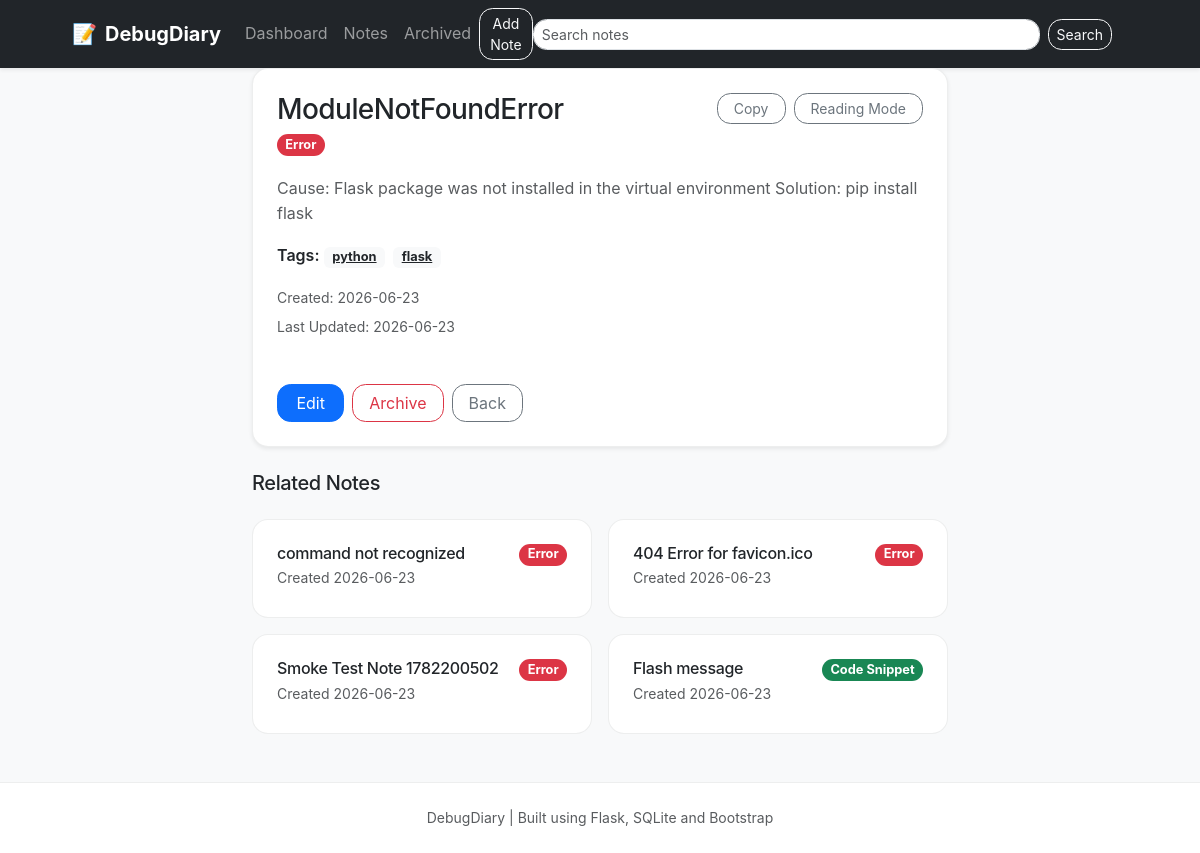
The app's page /note/8 with its own data.
### tables this page shows
CREATE TABLE notes (id INTEGER PRIMARY KEY AUTOINCREMENT, title TEXT NOT NULL, category TEXT NOT NULL, content TEXT NOT NULL, tags TEXT, date_added TEXT, last_updated TEXT, is_archived INTEGER DEFAULT 0);

### backend/routes.py (the view)
    @app.route('/note/<int:id>')
    def view_note(id):
        note = get_note_by_id(id)
        if note is None:
            return redirect(url_for('index'))
        all_notes = get_all_notes()
        related = []
        note_tags = [t.strip().lower() for t in (note.get('tags') or '').split(',') if t.strip()]
        def score_other(n):
            if n['id'] == note['id']:
                return -1
            score = 0
            if n.get('category') == note.get('category'):
                score += 2
            other_tags = [t.strip().lower() for t in (n.get('tags') or '').split(',') if t.strip()]
            shared = set(note_tags) & set(other_tags)
            score += len(shared)
            return score
        scored = []
        for n in all_notes:
            if n['id'] == note['id']:
                continue
            s = score_other(n)
            if s > 0:
                scored.append((s, n))
        from datetime import datetime as _dt
        def parse_date(s):
            try:
                return _dt.strptime(s, '%Y-%m-%d')
            except Exception:
                return _dt.min
        scored.sort(key=lambda pair: (pair[0], parse_date(pair[1].get('date_added') or '')), reverse=True)
        related = [pair[1] for pair in scored][:5]
        return render_template('view_note.html', note=note, related=related)

### database/db.py (called while the page is built)
def _get_database_path():
    database_file = current_app.config['DATABASE']
    if os.path.isabs(database_file):
        return database_file
    return os.path.join(current_app.root_path, database_file)

def get_db_connection():
    db_path = _get_database_path()
    connection = sqlite3.connect(db_path)
    connection.row_factory = sqlite3.Row
    return connection

def get_all_notes():
    connection = get_db_connection()
    cursor = connection.cursor()
    cursor.execute('SELECT * FROM notes WHERE IFNULL(is_archived,0)=0 ORDER BY date_added DESC')
    rows = cursor.fetchall()
    connection.close()
    return [dict(row) for row in rows]

def get_note_by_id(note_id):
    connection = get_db_connection()
    cursor = connection.cursor()
    cursor.execute('SELECT * FROM notes WHERE id = ?', (note_id,))
    row = cursor.fetchone()
    connection.close()
    return dict(row) if row else None

### frontend/templates/view_note.html (shortened to what this page needs)
{% extends 'base.html' %}
{% block content %}
  <div class="row justify-content-center">
    <div class="col-lg-8">
      <div class="card shadow-sm note-card" id="note-view-card">
        <div class="card-body p-4">
          <div class="d-flex justify-content-between align-items-start mb-3">
            <div>
              <h1 class="h3 mb-1">{{ note.title }}</h1>
              <span class="badge rounded-pill {{ note.category | badge_class }} mb-1">{{ note.category }}</span>
            </div>
            <div class="d-flex gap-2" id="note-controls">
              <button id="copy-btn" class="btn btn-sm btn-outline-secondary" title="Copy content">Copy</button>
              <button id="reading-mode-btn" class="btn btn-sm btn-outline-secondary" title="Reading mode">Reading Mode</button>
            </div>
          </div>
          <div id="note-content" class="card-text text-muted mb-3">{{ note.content }}</div>
          <div class="mb-3">
            <span class="fw-semibold">Tags:</span>
            <span class="text-muted">
              {% if note.tags %}
                {% for t in note.tags.split(',') %}
                  {% set tag_val = t.strip() %}
                  {% if tag_val %}
                    <a href="{{ url_for('notes', tag=tag_val) }}" class="badge bg-light text-dark me-1">{{ tag_val }}</a>
                  {% endif %}
                {% endfor %}
              {% else %}
                None
              {% endif %}
            </span>
          </div>
          <p class="text-muted mb-1"><small>Created: {{ note.date_added or 'Unknown' }}</small></p>
          <p class="text-muted mb-0"><small>Last Updated: {{ note.last_updated or 'Not updated' }}</small></p>
        </div>
        <div class="card-footer bg-transparent border-top-0 d-flex flex-wrap gap-2 action-buttons">
          <a class="btn btn-primary" href="{{ url_for('edit_note', id=note.id) }}">Edit</a>
          <a class="btn btn-outline-danger" href="{{ url_for('archive_note_route', id=note.id) }}">Archive</a>
          <a class="btn btn-outline-secondary" href="{{ url_for('notes') }}">Back</a>
        </div>
      </div>
      {% if related %}
        <div class="mt-4">
          <h5>Related Notes</h5>
          <div class="row row-cols-1 row-cols-md-2 g-3 mt-2">
            {% for r in related %}
              <div class="col">
                <a href="{{ url_for('view_note', id=r.id) }}" class="text-decoration-none text-reset">
                  <div class="card note-card h-100">
                    <div class="card-body">
                      <div class="d-flex justify-content-between align-items-start">
                        <div>
                          <h6 class="mb-1">{{ r.title }}</h6>
                          <p class="text-muted mb-1 small">Created {{ r.date_added or 'N/A' }}</p>
                        </div>
                        <span class="badge rounded-pill {{ r.category | badge_class }}">{{ r.category }}</span>
                      </div>
                    </div>
                  </div>
                </a>
              </div>
            {% endfor %}
          </div>
        </div>
      {% endif %}
    </div>
  </div>
{% endblock %}

### frontend/static/css/style.css (style rules this page uses)
body { background-color: #f8f9fa; color: #212529; font-family: Inter, system-ui, -apple-system, BlinkMacSystemFont, 'Segoe UI', sans-serif; line-height: 1.6; }
h1, h2, h3, h4, h5, h6 { letter-spacing: -0.02em; }
.note-card { transition: transform 0.2s ease, box-shadow 0.2s ease, border-color 0.2s ease; border: 1px solid rgba(33, 37, 41, 0.08); }
.card { border-radius: 1rem; }
.card-body { padding: 1.5rem; }
.card-footer { background-color: transparent; border-top: none; padding: 1.25rem 1.5rem 1.5rem; }
.badge-error { background-color: #dc3545; }
.badge-code-snippet { background-color: #198754; }
.btn, .btn-outline-primary, .btn-outline-secondary, .btn-outline-danger { border-radius: 0.85rem; }
.btn-primary, .btn-outline-primary { padding-left: 1.15rem; padding-right: 1.15rem; }
.btn-outline-secondary, .btn-outline-danger { padding-left: 1rem; padding-right: 1rem; }
.note-card .card-body h6 { margin-bottom: 0.25rem; }
.badge { font-size: 0.8rem; }

### records on screen
notes: title "ModuleNotFoundError", category "Error", content "Cause: Flask package was not installed in the virtual environment Solution: pip install flask", date_added "2026-06-23", last_updated "2026-06-23"
notes: title "command not recognized", date_added "2026-06-23", category "Error"
notes: title "404 Error for favicon.ico", date_added "2026-06-23", category "Error"
notes: title "Smoke Test Note 1782200502", date_added "2026-06-23", category "Error"
notes: title "Flash message", date_added "2026-06-23", category "Code Snippet"

### other values on screen
{{ tag_val }} "python" "flask"
